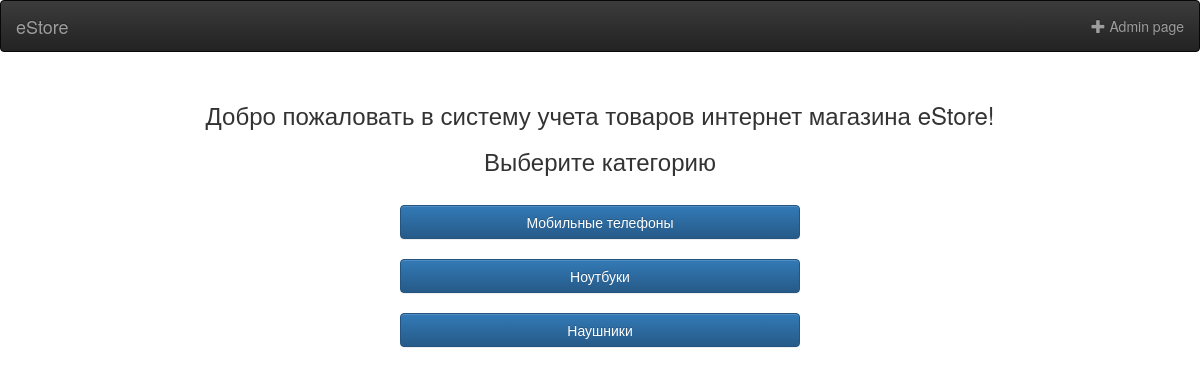
The page / on the database its author committed.
### tables this page shows
CREATE TABLE "categories" (
	"id"	INTEGER PRIMARY KEY AUTOINCREMENT,
	"category_name"	TEXT,
	"sub_category"	TEXT
);

### main.py (the view)
@app.route("/")
def home():
    with DBContextManager(db) as db_obj:
        request = db_obj.execute("select category_name, id from categories")
        result = request.fetchall()
    categories_dict = {key: value for (key, value) in result}
    return render_template("index.html", store_title=store_title, categories_dict=categories_dict)

### main.py (called while the page is built)
    def __enter__(self):
        self._conn = sqlite3.connect(self._db)
        self._cursor = self._conn.cursor()
        return self._cursor

    def __exit__(self, exc_type, exc_val, exc_tb):
        self._conn.commit()
        self._conn.close()

### templates/index.html (shortened to what this page needs)
<!DOCTYPE html>
<html lang="ru">
  <head>
    <link rel="stylesheet" href="//netdna.bootstrapcdn.com/bootstrap/3.3.2/css/bootstrap.min.css">
    <link rel="stylesheet" href="//netdna.bootstrapcdn.com/bootstrap/3.3.2/css/bootstrap-theme.min.css">
  </head>
  <nav class="navbar navbar-inverse">
    <div class="container-fluid">
      <div class="navbar-header">
        <a class="navbar-brand" href="/">{{ store_title }}</a>
      </div>
      <ul class="nav navbar-nav navbar-right">
        <li><a href="{{ url_for('admin_home') }}"><span class="glyphicon glyphicon-plus"></span> Admin page</a></li>
      </ul>
    </div>
  </nav>
  <body>
    <div align="center" style="margin: 50px;">
          <h3>Добро пожаловать в систему учета товаров интернет магазина {{ store_title }}!</h3>
          <h3>Выберите категорию</h3>
            <div style="margin: 30px;">
              {% for catergory_name, catergory_id in categories_dict.items() %}
                  <a class="btn btn-primary custom" style=" width: 400px;" href="{{ url_for('goods_by_id', id=catergory_id, category=catergory_name ) }}">{{ catergory_name }}</a>
              {% endfor %}
            </div>
   </div>
  </body>
</html>

### rows shown on the page
categories: category_name "Мобильные телефоны"
categories: category_name "Ноутбуки"
categories: category_name "Наушники"

### other values the page prints
{{ store_title }} "eStore"
